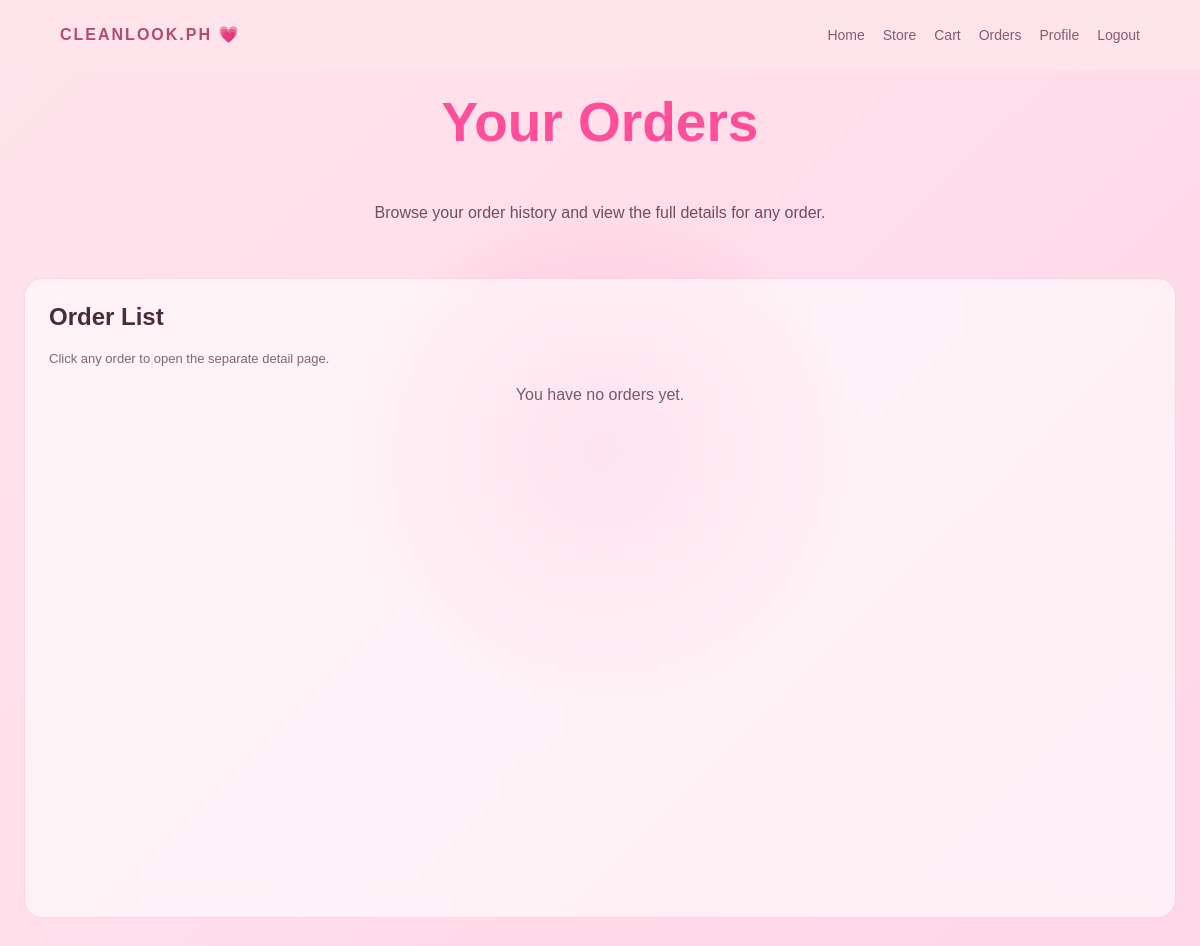
/orders/ (signed in), run on an earlier commit of the app's database.
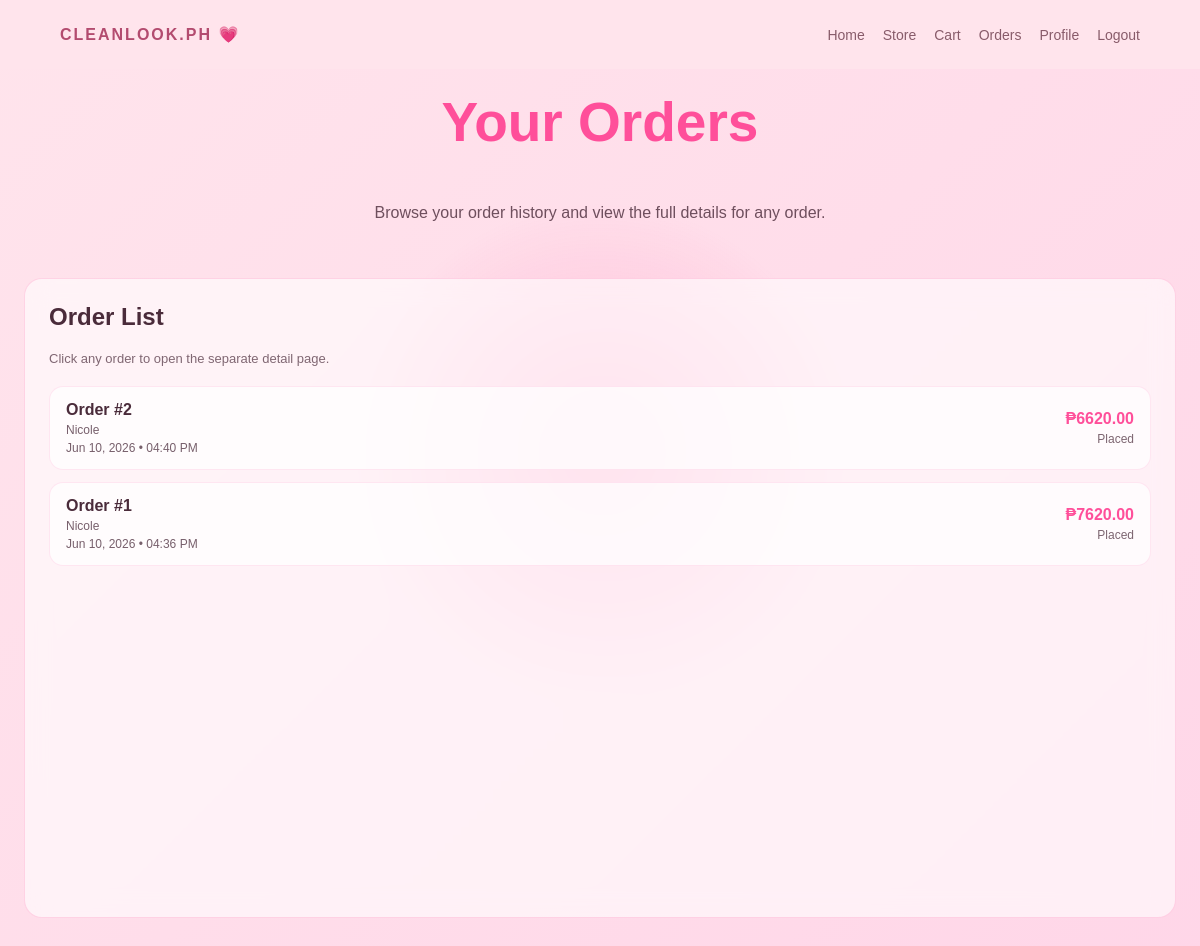
And on a later commit of the database.
### checkout/models.py (models this page shows, shortened)
class Order(models.Model):
	class PaymentMethod(models.TextChoices):
		COD = "cod", "Cash on Delivery"
		GCASH = "gcash", "GCash"
		CARD = "card", "Card"
	class PaymentStatus(models.TextChoices):
		PENDING = "pending", "Pending"
		PAID = "paid", "Paid"
		FAILED = "failed", "Failed"
	class Status(models.TextChoices):
		PLACED = "placed", "Placed"
		PROCESSING = "processing", "Processing"
		COMPLETED = "completed", "Completed"
		CANCELLED = "cancelled", "Cancelled"
	user = models.ForeignKey(
		settings.AUTH_USER_MODEL,
		on_delete=models.CASCADE,
		related_name="orders"
	)
	full_name = models.CharField(max_length=255)
	email = models.EmailField()
	phone = models.CharField(max_length=32)
	address = models.CharField(max_length=255)
	city = models.CharField(max_length=100)
	province = models.CharField(max_length=100)
	zip_code = models.CharField(max_length=20)
	region = models.CharField(max_length=100, blank=True, default="")
	payment_method = models.CharField(
		max_length=20,
		choices=PaymentMethod.choices
	)
	payment_status = models.CharField(
		max_length=20,
		choices=PaymentStatus.choices,
		default=PaymentStatus.PENDING
	)
	status = models.CharField(
		max_length=20,
		choices=Status.choices,
		default=Status.PLACED
	)
	subtotal = models.DecimalField(max_digits=10, decimal_places=2)
	shipping_fee = models.DecimalField(max_digits=10, decimal_places=2, default=Decimal("120.00"))
	total = models.DecimalField(max_digits=10, decimal_places=2)
	gateway_provider = models.CharField(max_length=32, blank=True, default="")
	gateway_checkout_session_id = models.CharField(max_length=255, blank=True, default="", db_index=True)
	gateway_checkout_url = models.URLField(blank=True, default="")
	payment_details = models.JSONField(default=dict, blank=True)
	inventory_released = models.BooleanField(default=False)
	created_at = models.DateTimeField(auto_now_add=True)
	updated_at = models.DateTimeField(auto_now=True)

### checkout/views.py (the view)
# urls.py: path("orders/", views.orders_view, name="orders"),
@login_required
def orders_view(request):
    orders = (
        request.user.orders
        .prefetch_related("items__product")
        .order_by("-created_at")
    )
    return render(request, "checkout/orders.html", {
        "orders": orders,
    })

### checkout/templates/checkout/orders.html (shortened to what this page needs)
{% extends "checkout/base_checkout.html" %}
{% block content %}
<section class="cart-header">
    <h1>Your Orders</h1>
    <p>Browse your order history and view the full details for any order.</p>
</section>
<section class="orders-layout">
    <div class="panel-card orders-list-card">
        <div class="detail-head">
            <div>
                <h2>Order List</h2>
                <p>Click any order to open the separate detail page.</p>
            </div>
        </div>
        {% if orders %}
            <div class="orders-list">
                {% for order in orders %}
                    <a class="order-list-item" href="{% url 'order_detail' order.id %}">
                        <div>
                            <strong>Order #{{ order.id }}</strong>
                            <p>{{ order.full_name }}</p>
                            <p>{{ order.created_at|date:"M d, Y • h:i A" }}</p>
                        </div>
                        <div class="order-list-summary">
                            <span>₱{{ order.total }}</span>
                            <p>{{ order.get_status_display }}</p>
                        </div>
                    </a>
                {% endfor %}
            </div>
        {% else %}
            <p class="empty-state">You have no orders yet.</p>
        {% endif %}
    </div>
</section>
{% endblock %}

### checkout/templates/checkout/base_checkout.html (shortened to what this page needs)
{% load static %}
<!DOCTYPE html>
<html>
<head>
    <link rel="stylesheet" href="{% static 'cart/cart.css' %}">
    <link rel="stylesheet" href="{% static 'checkout/checkout.css' %}">
</head>
<body>
<header class="nav site-header">
    <a class="logo" href="/">CLEANLOOK.PH 💗</a>
    <nav class="nav-links">
        <a href="/">Home</a>
        <a href="/store/">Store</a>
        <a href="/cart/">Cart</a>
        <a href="{% url 'orders' %}">Orders</a>
        <a href="/profile/">Profile</a>
        <a href="/logout/">Logout</a>
    </nav>
</header>
{% block content %}{% endblock %}
</body>
</html>

### cart/static/cart/cart.css (style rules this page uses)
body { margin: 0; font-family: Arial, sans-serif; background: linear-gradient(135deg, #ffe4ec, #ffd6e8); color: #4a2b3a; animation: pageFade 0.6s ease-out; }
body::before { content: ""; position: fixed; width: 500px; height: 500px; background: radial-gradient(circle, rgba(255,79,154,0.25), transparent 70%); top: 20%; left: 50%; transform: translateX(-50%); animation: floatGlow 7s ease-in-out infinite; z-index: 0; }
.nav { display: flex; justify-content: space-between; align-items: center; padding: 25px 60px; width: 100%; box-sizing: border-box; animation: navDrop 0.8s ease-out; }
.logo { text-decoration: none; font-weight: bold; color: #b34b6f; letter-spacing: 2px; }
.nav-links { display: flex; gap: 18px; }
.nav-links a { text-decoration: none; color: #6b3a4a; font-size: 14px; transition: 0.3s; opacity: 0.8; }
.cart-header { text-align: center; padding: 40px 20px; position: relative; z-index: 2; animation: headerUp 0.8s ease-out; }
.cart-header h1 { font-size: 55px; margin: 50px; color: #ff4f9a; }
.cart-header p { opacity: 0.8; }

### checkout/static/checkout/checkout.css (style rules this page uses)
.site-header { position: fixed; z-index: 9999; background-color: #ffe4ec; }
.orders-layout { display: grid; grid-template-columns: 1fr; gap: 24px; padding: 0 24px 80px; position: relative; z-index: 2; min-height: calc(100vh - 160px); }
.panel-card { background: rgba(255, 255, 255, 0.6); backdrop-filter: blur(12px); border-radius: 18px; padding: 24px; border: 1px solid rgba(255, 79, 154, 0.2); }
.orders-list { display: flex; flex-direction: column; gap: 12px; }
.order-list-item { display: flex; justify-content: space-between; align-items: center; padding: 14px 16px; border-radius: 14px; text-decoration: none; color: #4a2b3a; background: rgba(255, 255, 255, 0.72); border: 1px solid rgba(255, 79, 154, 0.12); transition: 0.25s ease; }
.order-list-item p { margin: 4px 0 0; font-size: 12px; opacity: 0.75; }
.order-list-item span, .order-item-row span { font-weight: bold; color: #ff4f9a; }
.order-list-summary { text-align: right; }
.order-list-summary p { margin: 4px 0 0; font-size: 12px; opacity: 0.72; }
.detail-head { display: flex; justify-content: space-between; gap: 16px; align-items: flex-start; margin-bottom: 20px; }
.detail-head p { margin: 4px 0 0; opacity: 0.7; font-size: 13px; }
.orders-list-card { width: auto; max-width: none; margin: 0; }
.orders-list-card h2 { margin-top: 0; }

What changed in the data, as far as the page shows it:
added Order: id "2", full_name "Nicole", created_at "Jun 10, 2026 • 04:40 PM", total "6620.00", status "Placed"
added Order: id "1", full_name "Nicole", created_at "Jun 10, 2026 • 04:36 PM", total "7620.00", status "Placed"
Also different on the page:
text no longer shown: "You have no orders yet."
